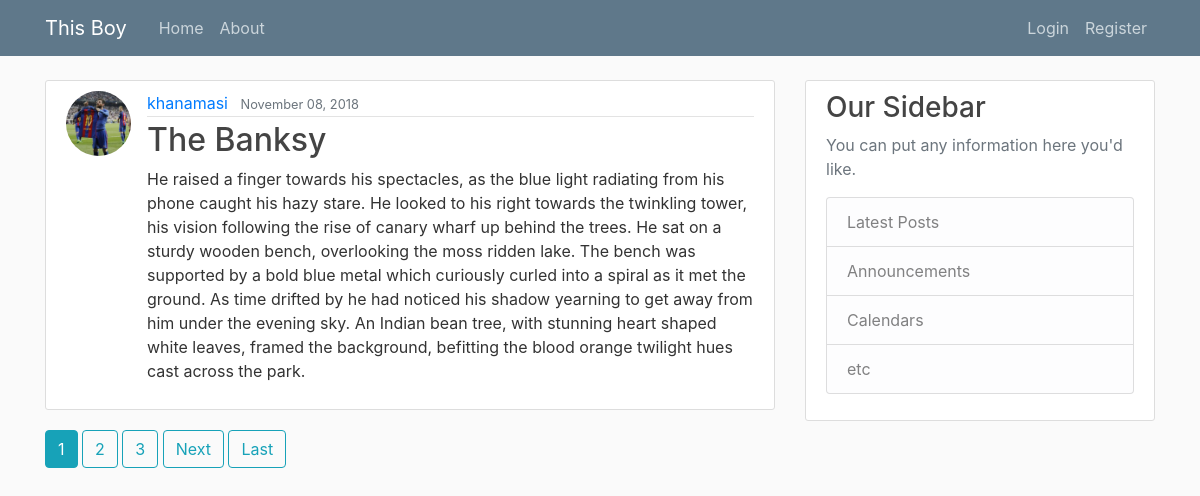
The page / on the database its author committed.
### blog/models.py (models this page shows, shortened)
class Post (models.Model):
    title       = models.CharField(max_length=100)
    content     = models.TextField()
    date_posted = models.DateTimeField(default=timezone.now)
    author      = models.ForeignKey(User, on_delete=models.CASCADE)

### users/models.py (models this page shows, shortened)
class Profile(models.Model):
    user  = models.OneToOneField(User, on_delete=models.CASCADE)
    image = models.ImageField(default='default.jpg', upload_to='profile_pics')

### blog/views.py (the view)
# urls.py: path('', PostListView.as_view(), name='blog-home'),
class PostListView(ListView):
    model = Post
    template_name = 'blog/home.html' #<app>/<model>_<viewtype>.html
    context_object_name = 'posts'
    ordering = ['-date_posted']
    paginate_by = 1

### blog/templates/blog/home.html (shortened to what this page needs)
{% extends "blog/base.html" %}
{% block content %}
    {% for post in posts %}
        <article class="media content-section">
            <img class="rounded-circle article-img" src="{{ post.author.profile.image.url }}">
          <div class="media-body">
            <div class="article-metadata">
              <a class="mr-2" href="{% url 'user-posts' post.author.username %}">{{ post.author }}</a>
              <small class="text-muted">{{ post.date_posted|date:"F d, Y" }}</small>
            </div>
            <h2><a class="article-title" href="{% url 'post-detail' post.id %}">{{ post.title }}</a></h2>
            <p class="article-content">{{ post.content }}</p>
          </div>
        </article>
    {% endfor %}
    {% if is_paginated %}
        {% for num in page_obj.paginator.page_range %}
            {% if page_obj.number == num %}
                <a class="btn btn-info mb-4" href="?page={{ num }}">{{ num }}</a>
            {% elif num > page_obj.number|add:'-3' and num < page_obj.number|add:'3' %}
                <a class="btn btn-outline-info mb-4" href="?page={{ num }}">{{ num }}</a>
            {% endif %}
        {% endfor %}
        {% if page_obj.has_next %}
            <a class="btn btn-outline-info mb-4" href="?page={{ page_obj.next_page_number }}">Next</a>
            <a class="btn btn-outline-info mb-4" href="?page={{ page_obj.paginator.num_pages }}">Last</a>
        {% endif %}
    {% endif %}
{% endblock content %}

### blog/static/blog/main.css (style rules this page uses)
body { background: #fafafa; color: #333333; margin-top: 5rem; }
h1, h2, h3, h4, h5, h6 { color: #444444; }
.content-section { background: #ffffff; padding: 10px 20px; border: 1px solid #dddddd; border-radius: 3px; margin-bottom: 20px; }
.article-title { color: #444444; }
.article-content { white-space: pre-line; }
.article-img { height: 65px; width: 65px; margin-right: 16px; }
.article-metadata { padding-bottom: 1px; margin-bottom: 4px; border-bottom: 1px solid #e3e3e3 }

### rows shown on the page
Post: author.profile.image (picture), author "khanamasi", date_posted "November 08, 2018", title "The Banksy", content "He raised a finger towards his spectacles, as the blue light radiating from his phone caught his hazy stare. He looked to his right towards the twinkling tower, his vision following the rise of canary wharf up behind the trees. He sat on a sturdy wooden bench, overlooking the moss ridden lake. The bench was supported by a bold blue metal which curiously curled into a spiral as it met the ground. As time drifted by he had noticed his shadow yearning to get away from him under the evening sky. An Indian bean tree, with stunning heart shaped white leaves, framed the background, befitting the blood orange twilight hues cast across the park."

### other values the page prints
{{ num }} "1"
{{ num }} "2" "3"
